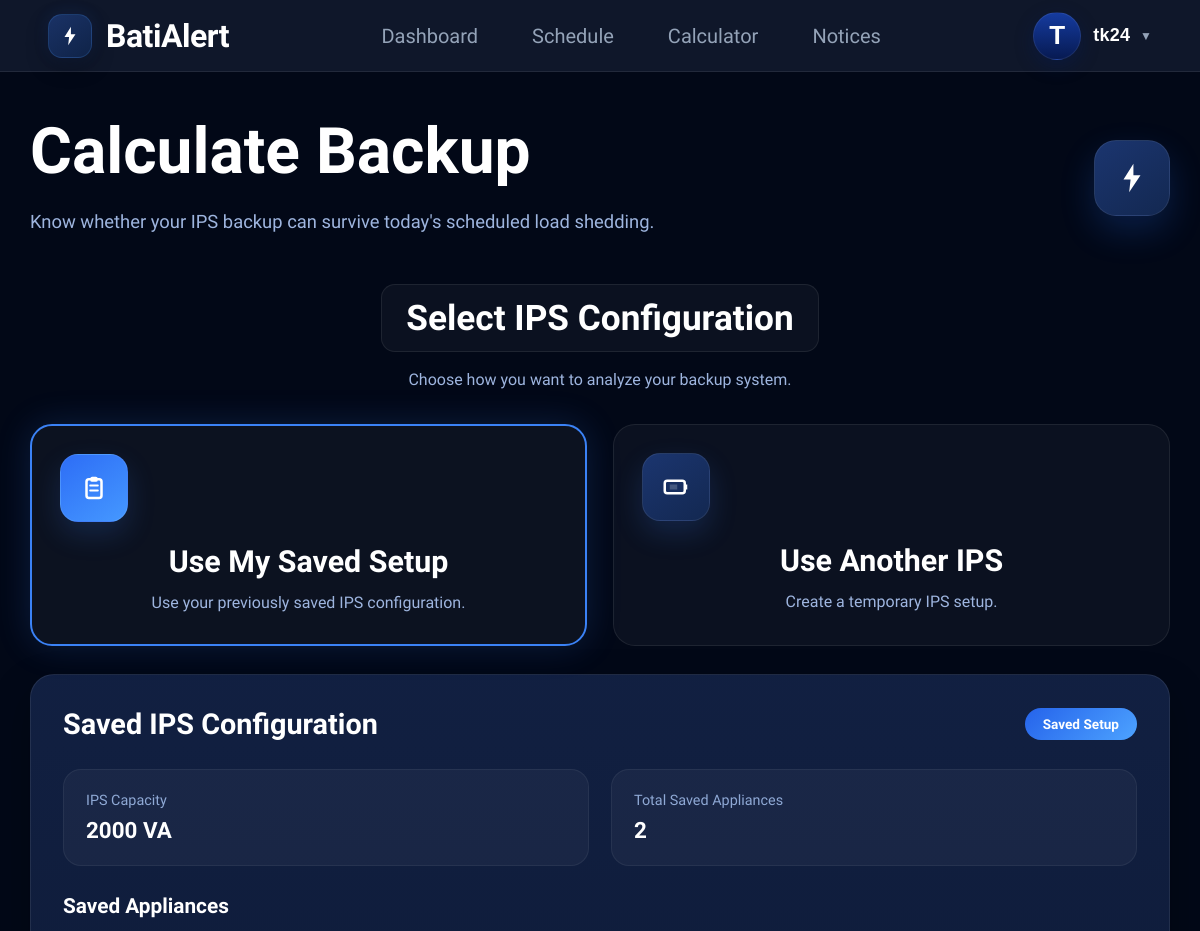
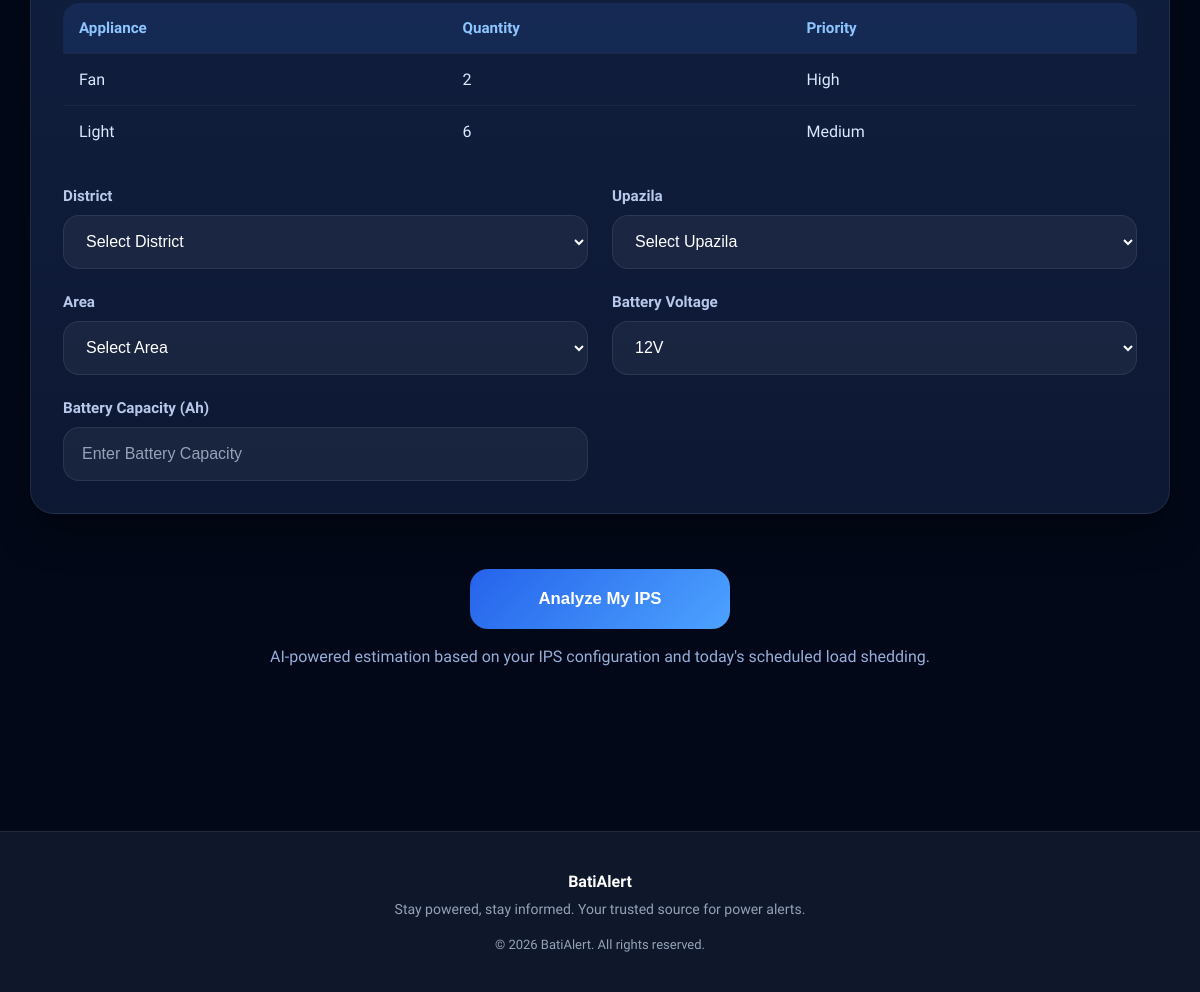
The page /calculator/ (signed in) on the database its author committed (2 pictures, top to bottom).
### users/models.py (models this page shows, shortened)
class SavedSetup(models.Model):
    user = models.OneToOneField(
        User,
        on_delete=models.CASCADE
    )
    ips_capacity = models.IntegerField()

class SetupAppliance(models.Model):
    setup = models.ForeignKey(
        SavedSetup,
        on_delete=models.CASCADE,
        related_name="items"
    )
    appliance = models.ForeignKey(
        Appliance,
        on_delete=models.CASCADE
    )
    quantity = models.PositiveIntegerField()
    custom_watt = models.PositiveIntegerField(
        null=True,
        blank=True
    )
    priority = models.PositiveIntegerField()

### core/models.py (models this page shows, shortened)
class Appliance(models.Model):
    name = models.CharField(
        max_length=100
    )
    watt = models.IntegerField()

### core/views.py (the view, shortened to what this page needs)
@login_required
def calculator(request):
    saved_setup = SavedSetup.objects.filter(
        user=request.user
    ).first()
    profile = UserProfile.objects.filter(
        user=request.user
    ).first()
    appliances = []
    if saved_setup:
        appliances = (
            SetupAppliance.objects
            .filter(setup=saved_setup)
            .select_related("appliance")
        )
    districts = (
        Area.objects
        .values_list("district", flat=True)
        .distinct()
        .order_by("district")
    )
    appliances_list = (
        Appliance.objects
        .all()
        .order_by("name")
    )
    result = None
    context = {
        "saved_setup": saved_setup,
        "profile": profile,
        "appliances": appliances,
        "districts": districts,
        "appliances_list": appliances_list,
        "result": result,
    }
    return render(request, "calculator.html", context)

### users/context_processors.py (called while the page is built)
def appliance_context(request):
    return {
        "appliances":
        Appliance.objects.all()
    }

### templates/calculator.html (shortened to what this page needs)
{% extends 'base.html' %}
{% block content %}
<section class="calculator-section">
    <div class="calculator-container">
<div class="calculator-header">
    <div class="hero-left">
        <h1 class="calculator-title">Calculate Backup</h1>
        <p class="calculator-subtitle">
            Know whether your IPS backup can survive today's scheduled load shedding.
        </p>
    </div>
    <div class="hero-right">
        <div class="hero-mini-logo">
            <svg viewBox="0 0 24 24" width="34" height="34" fill="none">
                <path d="M13 2L6 13H11L10 22L18 10H13V2Z" fill="white"/>
            </svg>
        </div>
    </div>
</div>
<form method="POST" id="calculatorForm">
<div class="setup-selection">
    <h2 class="section-title">Select IPS Configuration</h2>
    <p class="section-description">Choose how you want to analyze your backup system.</p>
    <div class="setup-card-wrapper">
        <div class="setup-card active" id="savedSetupCard" data-mode="saved">
            <div class="setup-icon">
</div>
            <h3>Use My Saved Setup</h3>
            <p>Use your previously saved IPS configuration.</p>
        </div>
        <div class="setup-card" id="temporarySetupCard" data-mode="temporary">
            <div class="setup-icon">
    <svg
        width="30"
        height="30"
        viewBox="0 0 24 24"
        fill="none">
        <rect
            x="3"
            y="7"
            width="16"
            height="10"
            rx="2"
            stroke="white"
            stroke-width="2"/>
        <rect
            x="19"
            y="10"
            width="2"
            height="4"
            fill="white"/>
        <path
            d="M7 10H13V14H7Z"
            fill="white"
            opacity=".2"/>
    </svg>
</div>
            <h3>Use Another IPS</h3>
            <p>Create a temporary IPS setup.</p>
        </div>
    </div>
</div>
<div class="saved-setup-section" id="savedSetupSection">
    <div class="glass-card">
        <div class="card-header">
            <h2>Saved IPS Configuration</h2>
            <span class="saved-badge">Saved Setup</span>
        </div>
        <div class="saved-grid">
            <div class="saved-item">
                <span class="saved-label">IPS Capacity</span>
                <h3>
                    {% if saved_setup %}{{ saved_setup.ips_capacity }} VA{% else %}Not Configured{% endif %}
                </h3>
            </div>
            <div class="saved-item">
                <span class="saved-label">Total Saved Appliances</span>
                <h3>{{ appliances|length }}</h3>
            </div>
        </div>
        <div class="saved-appliances">
            <h3>Saved Appliances</h3>
            <table class="appliance-table">
                <thead>
                    <tr>
                        <th>Appliance</th>
                        <th>Quantity</th>
                        <th>Priority</th>
                    </tr>
                </thead>
                <tbody>
                    {% for item in appliances %}
                    <tr>
                        <td>{{ item.appliance.name }}</td>
                        <td>{{ item.quantity }}</td>
                        <td>
                            {% if item.priority == 1 %}High
                            {% elif item.priority == 2 %}Medium
                            {% else %}Low
                            {% endif %}
                        </td>
                    </tr>
                    {% empty %}
                    <tr><td colspan="3">No Saved Appliances</td></tr>
                    {% endfor %}
                </tbody>
            </table>
        </div>
        <div class="saved-input-grid">
            <div class="form-group">
                <label class="form-label">District</label>
                <select id="savedDistrict" class="form-input" name="district_saved">
                    <option value="">Select District</option>
                </select>
            </div>
            <div class="form-group">
                <label class="form-label">Upazila</label>
                <select id="savedUpazila" class="form-input" name="upazila_saved">
                    <option value="">Select Upazila</option>
                </select>
            </div>
            <div class="form-group">
                <label class="form-label">Area</label>
                <select id="savedArea" class="form-input" name="area_saved">
                    <option value="">Select Area</option>
                </select>
            </div>
            <div class="form-group">
                <label class="form-label">Battery Voltage</label>
                <select class="form-input" name="battery_voltage">
                    <option value="12">12V</option>
                </select>
            </div>
            <div class="form-group">
                <label class="form-label">Battery Capacity (Ah)</label>
                <input type="number" class="form-input" name="battery_capacity" placeholder="Enter Battery Capacity" required>
            </div>
        </div>
    </div>
</div>
<div class="analyze-section">
    <button type="submit" class="analyze-btn" name="analyze">Analyze My IPS</button>
    <p class="analyze-note">
        AI-powered estimation based on your IPS configuration and today's scheduled load shedding.
    </p>
</div>
</form>
    </div>
</section>
{% endblock %}

### templates/navbar.html (shortened to what this page needs)
<nav class="navbar">
  <div class="navbar-left">
    <a href="{% url "home" %}"
       class="brand">
    <div class="brand-logo">
        <svg
            viewBox="0 0 24 24"
            width="22"
            height="22"
            fill="none">
            <path
                d="M13 2L6 13H11L10 22L18 10H13V2Z"
                fill="white"/>
        </svg>
    </div>
    <span class="brand-text">
        BatiAlert
    </span>
</a>
  </div>
  <div class="navbar-center">
    <a href="{% url "dashboard" %}"
       class="nav-link protected-link">
        Dashboard
    </a>
    <a href="{% url "schedule" %}"
       class="nav-link protected-link">
        Schedule
    </a>
    <a href="{% url "calculator" %}"
       class="nav-link protected-link">
        Calculator
    </a>
    <a href="{% url "notices" %}"
       class="nav-link protected-link">
        Notices
    </a>
</div>
  <div class="navbar-right">
    {% if request.user.is_authenticated %}
        <button
            id="profileBtn"
            class="profile-btn">
            <div class="profile-avatar">
                {{ request.user.username|first|upper }}
            </div>
            <span class="profile-name">
                {{ request.user.username }}
            </span>
           <span class="dropdown-arrow">
  ▼
</span>
        </button>
    {% endif %}
</div>
</nav>

### rows shown on the page
SavedSetup: ips_capacity "2000"
SetupAppliance: appliance.name "Fan", quantity "2", priority "High"
SetupAppliance: appliance.name "Light", quantity "6", priority "Medium"

### other values the page prints
{{ request.user.username|first|upper }} "T"
{{ request.user.username }} "tk24"
{{ appliances|length }} "2"
